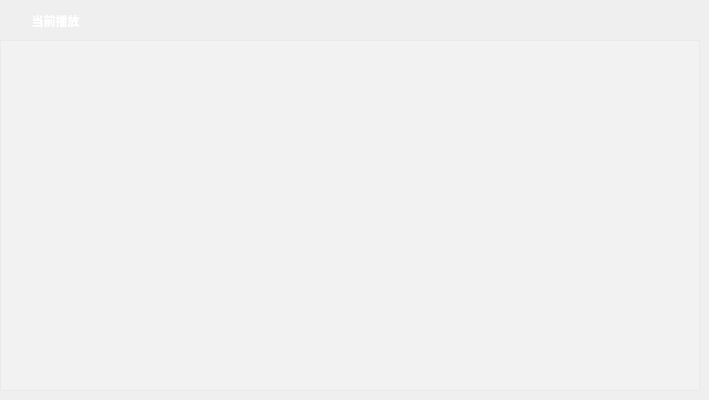
   <widget class="QWidget" name="current">
    <widget class="MusicListWidget" name="playListWidget">
     <property name="geometry">
      <rect>
       <x>0</x>
       <y>40</y>
       <width>700</width>
       <height>351</height>
      </rect>
     </property>
     <property name="font">
      <font>
       <weight>75</weight>
       <bold>true</bold>
      </font>
     </property>
     <property name="styleSheet">
      <string notr="true">color: rgb(255, 255, 255);
background-color: rgba(255, 255, 255, 50);
</string>
     </property>
     <property name="horizontalScrollBarPolicy">
      <enum>Qt::ScrollBarAlwaysOff</enum>
     </property>
     <property name="sizeAdjustPolicy">
      <enum>QAbstractScrollArea::AdjustToContentsOnFirstShow</enum>
     </property>
     <property name="selectionMode">
      <enum>QAbstractItemView::SingleSelection</enum>
     </property>
     <property name="isWrapping" stdset="0">
      <bool>false</bool>
     </property>
     <property name="wordWrap">
      <bool>false</bool>
     </property>
     <property name="selectionRectVisible">
      <bool>false</bool>
     </property>
     <property name="sortingEnabled">
      <bool>false</bool>
     </property>
    </widget>
    <widget class="QLabel" name="titleCurrentLabel">
     <property name="enabled">
      <bool>true</bool>
     </property>
     <property name="geometry">
      <rect>
       <x>0</x>
       <y>0</y>
       <width>111</width>
       <height>41</height>
      </rect>
     </property>
     <property name="font">
      <font>
       <family>Microsoft YaHei UI</family>
       <pointsize>9</pointsize>
       <weight>75</weight>
       <italic>false</italic>
       <bold>true</bold>
      </font>
     </property>
     <property name="styleSheet">
      <string notr="true">color:rgb(255, 255, 255);
</string>
     </property>
     <property name="text">
      <string>当前播放</string>
     </property>
     <property name="alignment">
      <set>Qt::AlignCenter</set>
     </property>
    </widget>
    <widget class="QPushButton" name="btnClear_Current">
     <property name="geometry">
      <rect>
       <x>100</x>
       <y>0</y>
       <width>41</width>
       <height>41</height>
      </rect>
     </property>
     <property name="font">
      <font>
       <family>Microsoft YaHei UI</family>
       <pointsize>10</pointsize>
       <weight>75</weight>
       <bold>true</bold>
      </font>
     </property>
     <property name="cursor">
      <cursorShape>PointingHandCursor</cursorShape>
     </property>
     <property name="toolTip">
      <string>清空当前列表</string>
     </property>
     <property name="styleSheet">
      <string notr="true"/>
     </property>
     <property name="text">
      <string/>
     </property>
     <property name="icon">
      <iconset resource="imagefile.qrc">
       <normaloff>:/image/image/image/clear.png</normaloff>:/image/image/image/clear.png</iconset>
     </property>
     <property name="iconSize">
      <size>
       <width>30</width>
       <height>30</height>
      </size>
     </property>
     <property name="flat">
      <bool>true</bool>
     </property>
    </widget>
   </widget>
